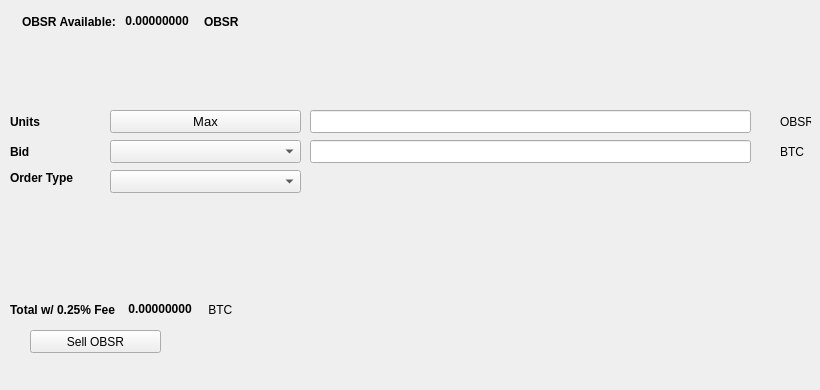
   <widget class="QWidget" name="SellTab">
    <attribute name="title">
     <string>Sell</string>
    </attribute>
    <widget class="QLabel" name="label_16">
     <property name="geometry">
      <rect>
       <x>780</x>
       <y>140</y>
       <width>31</width>
       <height>23</height>
      </rect>
     </property>
     <property name="text">
      <string>BTC</string>
     </property>
    </widget>
    <widget class="QComboBox" name="SellBidcomboBox">
     <property name="geometry">
      <rect>
       <x>110</x>
       <y>140</y>
       <width>191</width>
       <height>23</height>
      </rect>
     </property>
     <property name="font">
      <font>
       <pointsize>10</pointsize>
      </font>
     </property>
    </widget>
    <widget class="QLabel" name="label_18">
     <property name="geometry">
      <rect>
       <x>10</x>
       <y>110</y>
       <width>46</width>
       <height>23</height>
      </rect>
     </property>
     <property name="font">
      <font>
       <weight>75</weight>
       <bold>true</bold>
      </font>
     </property>
     <property name="text">
      <string>Units</string>
     </property>
    </widget>
    <widget class="QPushButton" name="Sell_Max_Amount">
     <property name="geometry">
      <rect>
       <x>110</x>
       <y>110</y>
       <width>191</width>
       <height>23</height>
      </rect>
     </property>
     <property name="font">
      <font>
       <pointsize>10</pointsize>
      </font>
     </property>
     <property name="text">
      <string>Max</string>
     </property>
    </widget>
    <widget class="QLabel" name="label_20">
     <property name="geometry">
      <rect>
       <x>10</x>
       <y>170</y>
       <width>91</width>
       <height>16</height>
      </rect>
     </property>
     <property name="font">
      <font>
       <weight>75</weight>
       <bold>true</bold>
      </font>
     </property>
     <property name="text">
      <string>Order Type</string>
     </property>
    </widget>
    <widget class="QComboBox" name="SellOrdertypeCombo">
     <property name="geometry">
      <rect>
       <x>110</x>
       <y>170</y>
       <width>191</width>
       <height>23</height>
      </rect>
     </property>
     <property name="font">
      <font>
       <pointsize>10</pointsize>
      </font>
     </property>
    </widget>
    <widget class="QLabel" name="label_21">
     <property name="geometry">
      <rect>
       <x>10</x>
       <y>140</y>
       <width>46</width>
       <height>23</height>
      </rect>
     </property>
     <property name="font">
      <font>
       <weight>75</weight>
       <bold>true</bold>
      </font>
     </property>
     <property name="text">
      <string>Bid</string>
     </property>
    </widget>
    <widget class="QLabel" name="label_22">
     <property name="geometry">
      <rect>
       <x>780</x>
       <y>110</y>
       <width>31</width>
       <height>23</height>
      </rect>
     </property>
     <property name="text">
      <string>OBSR</string>
     </property>
    </widget>
    <widget class="QLineEdit" name="UnitsInputOBS">
     <property name="geometry">
      <rect>
       <x>310</x>
       <y>110</y>
       <width>441</width>
       <height>23</height>
      </rect>
     </property>
     <property name="font">
      <font>
       <pointsize>9</pointsize>
       <weight>75</weight>
       <bold>true</bold>
      </font>
     </property>
    </widget>
    <widget class="QLineEdit" name="SellBidPriceEdit">
     <property name="geometry">
      <rect>
       <x>310</x>
       <y>140</y>
       <width>441</width>
       <height>23</height>
      </rect>
     </property>
     <property name="font">
      <font>
       <pointsize>9</pointsize>
       <weight>75</weight>
       <bold>true</bold>
      </font>
     </property>
    </widget>
    <widget class="QPushButton" name="SellOBSRBTN">
     <property name="geometry">
      <rect>
       <x>30</x>
       <y>330</y>
       <width>131</width>
       <height>23</height>
      </rect>
     </property>
     <property name="text">
      <string>Sell OBSR</string>
     </property>
     <property name="icon">
      <iconset resource="../obsr">
       <normaloff>:/icons/bitcoin</normaloff>:/icons/bitcoin</iconset>
     </property>
    </widget>
    <widget class="QWidget" name="layoutWidget3">
     <property name="geometry">
      <rect>
       <x>22</x>
       <y>12</y>
       <width>258</width>
       <height>19</height>
      </rect>
     </property>
     <layout class="QHBoxLayout" name="horizontalLayout">
      <item>
       <widget class="QLabel" name="label232_2">
        <property name="font">
         <font>
          <weight>75</weight>
          <bold>true</bold>
         </font>
        </property>
        <property name="text">
         <string>OBSR Available:</string>
        </property>
       </widget>
      </item>
      <item>
       <widget class="QLabel" name="OBSRAvailableLabel">
        <property name="palette">
         <palette>
          <active>
           <colorrole role="WindowText">
            <brush brushstyle="SolidPattern">
             <color alpha="255">
              <red>0</red>
              <green>0</green>
              <blue>0</blue>
             </color>
            </brush>
           </colorrole>
           <colorrole role="Button">
            <brush brushstyle="SolidPattern">
             <color alpha="255">
              <red>0</red>
              <green>170</green>
              <blue>0</blue>
             </color>
            </brush>
           </colorrole>
           <colorrole role="Light">
            <brush brushstyle="SolidPattern">
             <color alpha="255">
              <red>0</red>
              <green>255</green>
              <blue>0</blue>
             </color>
            </brush>
           </colorrole>
           <colorrole role="Midlight">
            <brush brushstyle="SolidPattern">
             <color alpha="255">
              <red>0</red>
              <green>212</green>
              <blue>0</blue>
             </color>
            </brush>
           </colorrole>
           <colorrole role="Dark">
            <brush brushstyle="SolidPattern">
             <color alpha="255">
              <red>0</red>
              <green>85</green>
              <blue>0</blue>
             </color>
            </brush>
           </colorrole>
           <colorrole role="Mid">
            <brush brushstyle="SolidPattern">
             <color alpha="255">
              <red>0</red>
              <green>113</green>
              <blue>0</blue>
             </color>
            </brush>
           </colorrole>
           <colorrole role="Text">
            <brush brushstyle="SolidPattern">
             <color alpha="255">
              <red>0</red>
              <green>170</green>
              <blue>0</blue>
             </color>
            </brush>
           </colorrole>
           <colorrole role="BrightText">
            <brush brushstyle="SolidPattern">
             <color alpha="255">
              <red>255</red>
              <green>255</green>
              <blue>255</blue>
             </color>
            </brush>
           </colorrole>
           <colorrole role="ButtonText">
            <brush brushstyle="SolidPattern">
             <color alpha="255">
              <red>0</red>
              <green>0</green>
              <blue>0</blue>
             </color>
            </brush>
           </colorrole>
           <colorrole role="Base">
            <brush brushstyle="SolidPattern">
             <color alpha="255">
              <red>255</red>
              <green>255</green>
              <blue>255</blue>
             </color>
            </brush>
           </colorrole>
           <colorrole role="Window">
            <brush brushstyle="SolidPattern">
             <color alpha="255">
              <red>0</red>
              <green>170</green>
              <blue>0</blue>
             </color>
            </brush>
           </colorrole>
           <colorrole role="Shadow">
            <brush brushstyle="SolidPattern">
             <color alpha="255">
              <red>0</red>
              <green>0</green>
              <blue>0</blue>
             </color>
            </brush>
           </colorrole>
           <colorrole role="AlternateBase">
            <brush brushstyle="SolidPattern">
             <color alpha="255">
              <red>127</red>
              <green>212</green>
              <blue>127</blue>
             </color>
            </brush>
           </colorrole>
           <colorrole role="ToolTipBase">
            <brush brushstyle="SolidPattern">
             <color alpha="255">
              <red>255</red>
              <green>255</green>
              <blue>220</blue>
             </color>
            </brush>
           </colorrole>
           <colorrole role="ToolTipText">
            <brush brushstyle="SolidPattern">
             <color alpha="255">
              <red>0</red>
              <green>0</green>
              <blue>0</blue>
             </color>
            </brush>
           </colorrole>
          </active>
          <inactive>
           <colorrole role="WindowText">
            <brush brushstyle="SolidPattern">
             <color alpha="255">
              <red>0</red>
              <green>0</green>
              <blue>0</blue>
             </color>
            </brush>
           </colorrole>
           <colorrole role="Button">
            <brush brushstyle="SolidPattern">
             <color alpha="255">
              <red>0</red>
              <green>170</green>
              <blue>0</blue>
             </color>
            </brush>
           </colorrole>
           <colorrole role="Light">
            <brush brushstyle="SolidPattern">
             <color alpha="255">
              <red>0</red>
              <green>255</green>
              <blue>0</blue>
             </color>
            </brush>
           </colorrole>
           <colorrole role="Midlight">
            <brush brushstyle="SolidPattern">
             <color alpha="255">
              <red>0</red>
              <green>212</green>
              <blue>0</blue>
             </color>
            </brush>
           </colorrole>
           <colorrole role="Dark">
            <brush brushstyle="SolidPattern">
             <color alpha="255">
              <red>0</red>
              <green>85</green>
              <blue>0</blue>
             </color>
            </brush>
           </colorrole>
           <colorrole role="Mid">
            <brush brushstyle="SolidPattern">
             <color alpha="255">
              <red>0</red>
              <green>113</green>
              <blue>0</blue>
             </color>
            </brush>
           </colorrole>
           <colorrole role="Text">
            <brush brushstyle="SolidPattern">
             <color alpha="255">
              <red>0</red>
              <green>170</green>
              <blue>0</blue>
             </color>
            </brush>
           </colorrole>
           <colorrole role="BrightText">
            <brush brushstyle="SolidPattern">
             <color alpha="255">
              <red>255</red>
              <green>255</green>
              <blue>255</blue>
             </color>
            </brush>
           </colorrole>
           <colorrole role="ButtonText">
            <brush brushstyle="SolidPattern">
             <color alpha="255">
              <red>0</red>
              <green>0</green>
              <blue>0</blue>
             </color>
            </brush>
           </colorrole>
           <colorrole role="Base">
            <brush brushstyle="SolidPattern">
             <color alpha="255">
              <red>255</red>
              <green>255</green>
              <blue>255</blue>
             </color>
            </brush>
           </colorrole>
           <colorrole role="Window">
            <brush brushstyle="SolidPattern">
             <color alpha="255">
              <red>0</red>
              <green>170</green>
              <blue>0</blue>
             </color>
            </brush>
           </colorrole>
           <colorrole role="Shadow">
            <brush brushstyle="SolidPattern">
             <color alpha="255">
              <red>0</red>
              <green>0</green>
              <blue>0</blue>
             </color>
            </brush>
           </colorrole>
           <colorrole role="AlternateBase">
            <brush brushstyle="SolidPattern">
             <color alpha="255">
              <red>127</red>
              <green>212</green>
              <blue>127</blue>
             </color>
            </brush>
           </colorrole>
           <colorrole role="ToolTipBase">
            <brush brushstyle="SolidPattern">
             <color alpha="255">
              <red>255</red>
              <green>255</green>
              <blue>220</blue>
             </color>
            </brush>
           </colorrole>
           <colorrole role="ToolTipText">
            <brush brushstyle="SolidPattern">
             <color alpha="255">
              <red>0</red>
              <green>0</green>
              <blue>0</blue>
             </color>
            </brush>
           </colorrole>
          </inactive>
          <disabled>
           <colorrole role="WindowText">
            <brush brushstyle="SolidPattern">
             <color alpha="255">
              <red>0</red>
              <green>85</green>
              <blue>0</blue>
             </color>
            </brush>
           </colorrole>
           <colorrole role="Button">
            <brush brushstyle="SolidPattern">
             <color alpha="255">
              <red>0</red>
              <green>170</green>
              <blue>0</blue>
             </color>
            </brush>
           </colorrole>
           <colorrole role="Light">
            <brush brushstyle="SolidPattern">
             <color alpha="255">
              <red>0</red>
              <green>255</green>
              <blue>0</blue>
             </color>
            </brush>
           </colorrole>
           <colorrole role="Midlight">
            <brush brushstyle="SolidPattern">
             <color alpha="255">
              <red>0</red>
              <green>212</green>
              <blue>0</blue>
             </color>
            </brush>
           </colorrole>
           <colorrole role="Dark">
            <brush brushstyle="SolidPattern">
             <color alpha="255">
              <red>0</red>
              <green>85</green>
              <blue>0</blue>
             </color>
            </brush>
           </colorrole>
           <colorrole role="Mid">
            <brush brushstyle="SolidPattern">
             <color alpha="255">
              <red>0</red>
              <green>113</green>
              <blue>0</blue>
             </color>
            </brush>
           </colorrole>
           <colorrole role="Text">
            <brush brushstyle="SolidPattern">
             <color alpha="255">
              <red>0</red>
              <green>85</green>
              <blue>0</blue>
             </color>
            </brush>
           </colorrole>
           <colorrole role="BrightText">
            <brush brushstyle="SolidPattern">
             <color alpha="255">
              <red>255</red>
              <green>255</green>
              <blue>255</blue>
             </color>
            </brush>
           </colorrole>
           <colorrole role="ButtonText">
            <brush brushstyle="SolidPattern">
             <color alpha="255">
              <red>0</red>
              <green>85</green>
              <blue>0</blue>
             </color>
            </brush>
           </colorrole>
           <colorrole role="Base">
            <brush brushstyle="SolidPattern">
             <color alpha="255">
              <red>0</red>
              <green>170</green>
              <blue>0</blue>
             </color>
            </brush>
           </colorrole>
           <colorrole role="Window">
            <brush brushstyle="SolidPattern">
             <color alpha="255">
              <red>0</red>
              <green>170</green>
              <blue>0</blue>
             </color>
            </brush>
           </colorrole>
           <colorrole role="Shadow">
            <brush brushstyle="SolidPattern">
             <color alpha="255">
              <red>0</red>
              <green>0</green>
              <blue>0</blue>
             </color>
            </brush>
           </colorrole>
           <colorrole role="AlternateBase">
            <brush brushstyle="SolidPattern">
             <color alpha="255">
              <red>0</red>
              <green>170</green>
              <blue>0</blue>
             </color>
            </brush>
           </colorrole>
           <colorrole role="ToolTipBase">
            <brush brushstyle="SolidPattern">
             <color alpha="255">
              <red>255</red>
              <green>255</green>
              <blue>220</blue>
             </color>
            </brush>
           </colorrole>
           <colorrole role="ToolTipText">
            <brush brushstyle="SolidPattern">
             <color alpha="255">
              <red>0</red>
              <green>0</green>
              <blue>0</blue>
             </color>
            </brush>
           </colorrole>
          </disabled>
         </palette>
        </property>
        <property name="font">
         <font>
          <weight>75</weight>
          <bold>true</bold>
         </font>
        </property>
        <property name="text">
         <string> 0.00000000 </string>
        </property>
        <property name="textInteractionFlags">
         <set>Qt::LinksAccessibleByMouse|Qt::TextSelectableByKeyboard|Qt::TextSelectableByMouse</set>
        </property>
       </widget>
      </item>
      <item>
       <widget class="QLabel" name="labelOBS">
        <property name="font">
         <font>
          <weight>75</weight>
          <bold>true</bold>
         </font>
        </property>
        <property name="text">
         <string>OBSR</string>
        </property>
       </widget>
      </item>
     </layout>
    </widget>
    <widget class="QWidget" name="layoutWidget">
     <property name="geometry">
      <rect>
       <x>10</x>
       <y>300</y>
       <width>268</width>
       <height>19</height>
      </rect>
     </property>
     <layout class="QHBoxLayout" name="horizontalLayout_2">
      <item>
       <widget class="QLabel" name="label_19">
        <property name="font">
         <font>
          <weight>75</weight>
          <bold>true</bold>
         </font>
        </property>
        <property name="text">
         <string>Total w/ 0.25% Fee </string>
        </property>
       </widget>
      </item>
      <item>
       <widget class="QLabel" name="SellCostLabel">
        <property name="palette">
         <palette>
          <active>
           <colorrole role="WindowText">
            <brush brushstyle="SolidPattern">
             <color alpha="255">
              <red>0</red>
              <green>0</green>
              <blue>0</blue>
             </color>
            </brush>
           </colorrole>
           <colorrole role="Button">
            <brush brushstyle="SolidPattern">
             <color alpha="255">
              <red>0</red>
              <green>170</green>
              <blue>0</blue>
             </color>
            </brush>
           </colorrole>
           <colorrole role="Light">
            <brush brushstyle="SolidPattern">
             <color alpha="255">
              <red>0</red>
              <green>255</green>
              <blue>0</blue>
             </color>
            </brush>
           </colorrole>
           <colorrole role="Midlight">
            <brush brushstyle="SolidPattern">
             <color alpha="255">
              <red>0</red>
              <green>212</green>
              <blue>0</blue>
             </color>
            </brush>
           </colorrole>
           <colorrole role="Dark">
            <brush brushstyle="SolidPattern">
             <color alpha="255">
              <red>0</red>
              <green>85</green>
              <blue>0</blue>
             </color>
            </brush>
           </colorrole>
           <colorrole role="Mid">
            <brush brushstyle="SolidPattern">
             <color alpha="255">
              <red>0</red>
              <green>113</green>
              <blue>0</blue>
             </color>
            </brush>
           </colorrole>
           <colorrole role="Text">
            <brush brushstyle="SolidPattern">
             <color alpha="255">
              <red>0</red>
              <green>170</green>
              <blue>0</blue>
             </color>
            </brush>
           </colorrole>
           <colorrole role="BrightText">
            <brush brushstyle="SolidPattern">
             <color alpha="255">
              <red>255</red>
              <green>255</green>
              <blue>255</blue>
             </color>
            </brush>
           </colorrole>
           <colorrole role="ButtonText">
            <brush brushstyle="SolidPattern">
             <color alpha="255">
              <red>0</red>
              <green>0</green>
              <blue>0</blue>
             </color>
            </brush>
           </colorrole>
           <colorrole role="Base">
            <brush brushstyle="SolidPattern">
             <color alpha="255">
              <red>255</red>
              <green>255</green>
              <blue>255</blue>
             </color>
            </brush>
           </colorrole>
           <colorrole role="Window">
            <brush brushstyle="SolidPattern">
             <color alpha="255">
              <red>0</red>
              <green>170</green>
              <blue>0</blue>
             </color>
            </brush>
           </colorrole>
           <colorrole role="Shadow">
            <brush brushstyle="SolidPattern">
             <color alpha="255">
              <red>0</red>
              <green>0</green>
              <blue>0</blue>
             </color>
            </brush>
           </colorrole>
           <colorrole role="AlternateBase">
            <brush brushstyle="SolidPattern">
             <color alpha="255">
              <red>127</red>
              <green>212</green>
              <blue>127</blue>
             </color>
            </brush>
           </colorrole>
           <colorrole role="ToolTipBase">
            <brush brushstyle="SolidPattern">
             <color alpha="255">
              <red>255</red>
              <green>255</green>
              <blue>220</blue>
             </color>
            </brush>
           </colorrole>
           <colorrole role="ToolTipText">
            <brush brushstyle="SolidPattern">
             <color alpha="255">
              <red>0</red>
              <green>0</green>
              <blue>0</blue>
             </color>
            </brush>
           </colorrole>
          </active>
          <inactive>
           <colorrole role="WindowText">
            <brush brushstyle="SolidPattern">
             <color alpha="255">
              <red>0</red>
              <green>0</green>
              <blue>0</blue>
             </color>
            </brush>
           </colorrole>
           <colorrole role="Button">
            <brush brushstyle="SolidPattern">
             <color alpha="255">
              <red>0</red>
              <green>170</green>
              <blue>0</blue>
             </color>
            </brush>
           </colorrole>
           <colorrole role="Light">
            <brush brushstyle="SolidPattern">
             <color alpha="255">
              <red>0</red>
              <green>255</green>
              <blue>0</blue>
             </color>
            </brush>
           </colorrole>
           <colorrole role="Midlight">
            <brush brushstyle="SolidPattern">
             <color alpha="255">
              <red>0</red>
              <green>212</green>
              <blue>0</blue>
             </color>
            </brush>
           </colorrole>
           <colorrole role="Dark">
            <brush brushstyle="SolidPattern">
             <color alpha="255">
              <red>0</red>
              <green>85</green>
              <blue>0</blue>
             </color>
            </brush>
           </colorrole>
           <colorrole role="Mid">
            <brush brushstyle="SolidPattern">
             <color alpha="255">
              <red>0</red>
              <green>113</green>
              <blue>0</blue>
             </color>
            </brush>
           </colorrole>
           <colorrole role="Text">
            <brush brushstyle="SolidPattern">
             <color alpha="255">
              <red>0</red>
              <green>170</green>
              <blue>0</blue>
             </color>
            </brush>
           </colorrole>
           <colorrole role="BrightText">
            <brush brushstyle="SolidPattern">
             <color alpha="255">
              <red>255</red>
              <green>255</green>
              <blue>255</blue>
             </color>
            </brush>
           </colorrole>
           <colorrole role="ButtonText">
            <brush brushstyle="SolidPattern">
             <color alpha="255">
              <red>0</red>
              <green>0</green>
              <blue>0</blue>
             </color>
            </brush>
           </colorrole>
           <colorrole role="Base">
            <brush brushstyle="SolidPattern">
             <color alpha="255">
              <red>255</red>
              <green>255</green>
              <blue>255</blue>
             </color>
            </brush>
           </colorrole>
           <colorrole role="Window">
            <brush brushstyle="SolidPattern">
             <color alpha="255">
              <red>0</red>
              <green>170</green>
              <blue>0</blue>
             </color>
            </brush>
           </colorrole>
           <colorrole role="Shadow">
            <brush brushstyle="SolidPattern">
             <color alpha="255">
              <red>0</red>
              <green>0</green>
              <blue>0</blue>
             </color>
            </brush>
           </colorrole>
           <colorrole role="AlternateBase">
            <brush brushstyle="SolidPattern">
             <color alpha="255">
              <red>127</red>
              <green>212</green>
              <blue>127</blue>
             </color>
            </brush>
           </colorrole>
           <colorrole role="ToolTipBase">
            <brush brushstyle="SolidPattern">
             <color alpha="255">
              <red>255</red>
              <green>255</green>
              <blue>220</blue>
             </color>
            </brush>
           </colorrole>
           <colorrole role="ToolTipText">
            <brush brushstyle="SolidPattern">
             <color alpha="255">
              <red>0</red>
              <green>0</green>
              <blue>0</blue>
             </color>
            </brush>
           </colorrole>
          </inactive>
          <disabled>
           <colorrole role="WindowText">
            <brush brushstyle="SolidPattern">
             <color alpha="255">
              <red>0</red>
              <green>85</green>
              <blue>0</blue>
             </color>
            </brush>
           </colorrole>
           <colorrole role="Button">
            <brush brushstyle="SolidPattern">
             <color alpha="255">
              <red>0</red>
              <green>170</green>
              <blue>0</blue>
             </color>
            </brush>
           </colorrole>
           <colorrole role="Light">
            <brush brushstyle="SolidPattern">
             <color alpha="255">
              <red>0</red>
              <green>255</green>
              <blue>0</blue>
             </color>
            </brush>
           </colorrole>
           <colorrole role="Midlight">
            <brush brushstyle="SolidPattern">
             <color alpha="255">
              <red>0</red>
              <green>212</green>
              <blue>0</blue>
             </color>
            </brush>
           </colorrole>
           <colorrole role="Dark">
            <brush brushstyle="SolidPattern">
             <color alpha="255">
              <red>0</red>
              <green>85</green>
              <blue>0</blue>
             </color>
            </brush>
           </colorrole>
           <colorrole role="Mid">
            <brush brushstyle="SolidPattern">
             <color alpha="255">
              <red>0</red>
              <green>113</green>
              <blue>0</blue>
             </color>
            </brush>
           </colorrole>
           <colorrole role="Text">
            <brush brushstyle="SolidPattern">
             <color alpha="255">
              <red>0</red>
              <green>85</green>
              <blue>0</blue>
             </color>
            </brush>
           </colorrole>
           <colorrole role="BrightText">
            <brush brushstyle="SolidPattern">
             <color alpha="255">
              <red>255</red>
              <green>255</green>
              <blue>255</blue>
             </color>
            </brush>
           </colorrole>
           <colorrole role="ButtonText">
            <brush brushstyle="SolidPattern">
             <color alpha="255">
              <red>0</red>
              <green>85</green>
              <blue>0</blue>
             </color>
            </brush>
           </colorrole>
           <colorrole role="Base">
            <brush brushstyle="SolidPattern">
             <color alpha="255">
              <red>0</red>
              <green>170</green>
              <blue>0</blue>
             </color>
            </brush>
           </colorrole>
           <colorrole role="Window">
            <brush brushstyle="SolidPattern">
             <color alpha="255">
              <red>0</red>
              <green>170</green>
              <blue>0</blue>
             </color>
            </brush>
           </colorrole>
           <colorrole role="Shadow">
            <brush brushstyle="SolidPattern">
             <color alpha="255">
              <red>0</red>
              <green>0</green>
              <blue>0</blue>
             </color>
            </brush>
           </colorrole>
           <colorrole role="AlternateBase">
            <brush brushstyle="SolidPattern">
             <color alpha="255">
              <red>0</red>
              <green>170</green>
              <blue>0</blue>
             </color>
            </brush>
           </colorrole>
           <colorrole role="ToolTipBase">
            <brush brushstyle="SolidPattern">
             <color alpha="255">
              <red>255</red>
              <green>255</green>
              <blue>220</blue>
             </color>
            </brush>
           </colorrole>
           <colorrole role="ToolTipText">
            <brush brushstyle="SolidPattern">
             <color alpha="255">
              <red>0</red>
              <green>0</green>
              <blue>0</blue>
             </color>
            </brush>
           </colorrole>
          </disabled>
         </palette>
        </property>
        <property name="font">
         <font>
          <weight>75</weight>
          <bold>true</bold>
         </font>
        </property>
        <property name="autoFillBackground">
         <bool>false</bool>
        </property>
        <property name="text">
         <string> 0.00000000</string>
        </property>
        <property name="textInteractionFlags">
         <set>Qt::LinksAccessibleByMouse|Qt::TextSelectableByMouse</set>
        </property>
       </widget>
      </item>
      <item>
       <widget class="QLabel" name="label_17">
        <property name="font">
         <font>
          <weight>50</weight>
          <bold>false</bold>
         </font>
        </property>
        <property name="text">
         <string> BTC</string>
        </property>
       </widget>
      </item>
     </layout>
    </widget>
    <widget class="QLabel" name="label_23">
     <property name="geometry">
      <rect>
       <x>460</x>
       <y>300</y>
       <width>281</width>
       <height>81</height>
      </rect>
     </property>
     <property name="text">
      <string/>
     </property>
     <property name="pixmap">
      <pixmap>:/images/bittrex</pixmap>
     </property>
    </widget>
   </widget>
